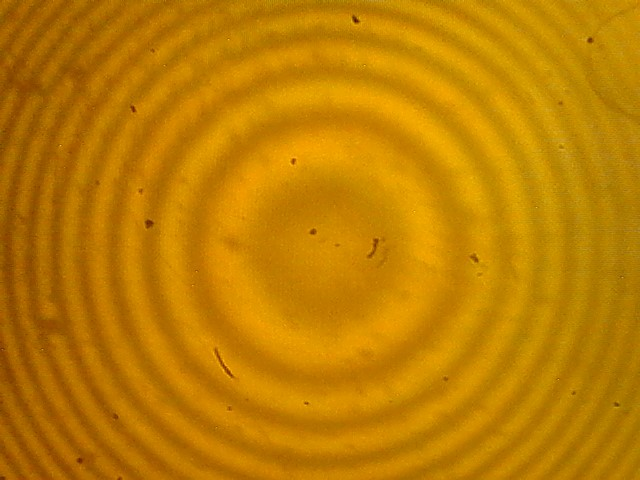
#> input picture OpenCV/AnillosDeNewton/Distancia focal- 5cm hasta el vidrio- 3,5 hasta el objeto.jpg, 640 x 480 px
$ python ValoresPorLinea.py
#> lines starting #> are read from the running program, lines starting #| are printed output that depends on the picture; after the words box and inside, x2 and y2 are one past the last pixel; in counts of white or black regions, pixels touching at a corner belong together
import cv2 as cv
import numpy as np
import matplotlib.pylab as plt

# Defino colores en BGR nomas por simpleza despues
BLUE = (255,0,0)
GREEN = (0,255,0)
RED = (0,0,255)

fname = "./AnillosDeNewton/Distancia focal- 5cm hasta el vidrio- 3,5 hasta el objeto.jpg"

img = cv.imread(fname)
#> img is the input picture: shape (480, 640, 3); mean B, G, R 1.6, 126.2, 190.5
gray = cv.cvtColor(img, cv.COLOR_BGR2GRAY)
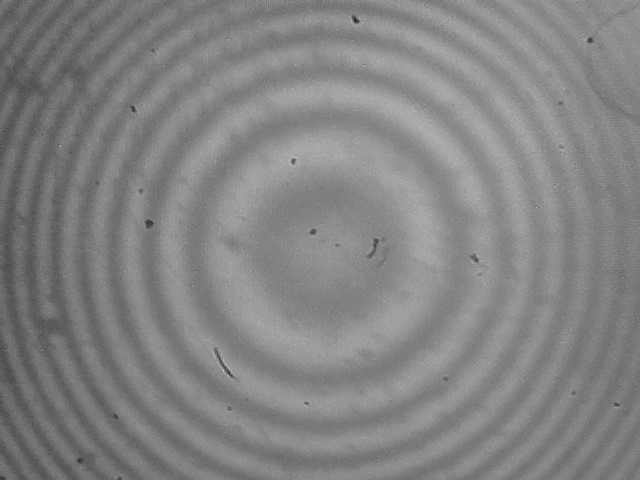
#> gray: shape (480, 640); min 32, max 202, mean 131.2

gray_eq = cv.equalizeHist(gray)
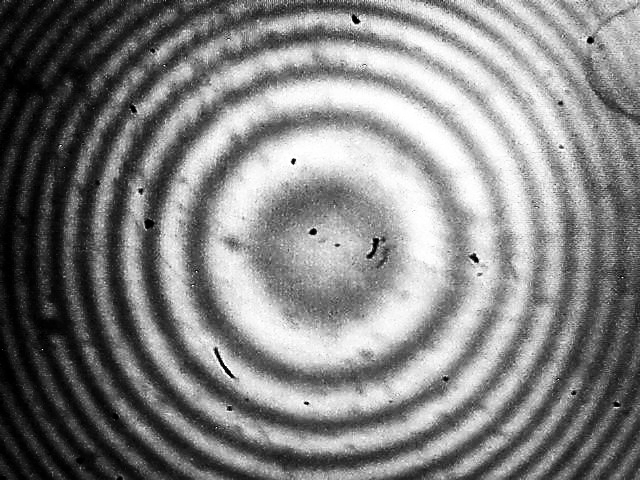
#> gray_eq: shape (480, 640); min 0, max 255, mean 129.7
gray_blurred = cv.GaussianBlur(gray_eq, (5,5), 0)

height, width = img.shape[:2]
#> height = 480; width = 640
print(height)
#| 480
print(width)
#| 640

start_point = (int(width / 2), int(height/2))
#> start_point = (320, 240)
end_point   = (550, 0)

cv.circle(gray_blurred, start_point, 10, RED, 2)
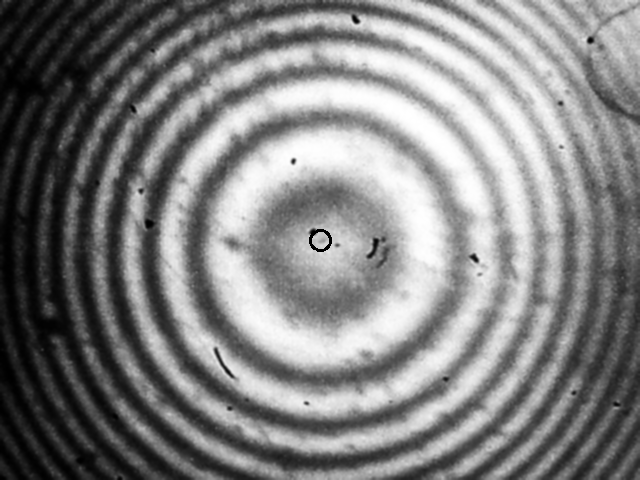
#> gray_blurred: shape (480, 640); min 0, max 255, mean 129.6
cv.circle(gray_blurred, end_point, 10, RED, 2)
#> gray_blurred: shape (480, 640); 0.03% of pixels changed, all inside (x1, y1, x2, y2) = (539, 0, 562, 12)

def get_intensities(img, start, end):

#> called with start = (320, 240), end = (550, 0)
    line_points = []

    # cv.line(img, start, end, GREEN, 2)

    lenx = end[0] - start[0]
#> lenx = 230
    leny = end[1] - start[1]
#> leny = -240
    lendiag = int(round(np.sqrt(lenx**2 + leny**2)))
#> lendiag = 332

    for i in range(lendiag):
        x = int(start[0] + lenx * (i/lendiag))
        y = int(start[1] + leny * (i/lendiag))
        line_points.append((x,y))

    intensities = [img[(y, x)] for x,y in line_points]
#> intensities = 332 values, max 254 at index 149, min 0 at index 9, mean 193.8

    return intensities, line_points

intensidades, line_point = get_intensities(gray_blurred, start_point, end_point)
#> intensidades has the same summary as intensities in get_intensities; line_point = 332 pairs, first value 320 to 549, second value 0 to 240

print("Valores de intensidad a lo largo de la línea: \n", intensidades)
#> (printed output is left out)

print('\n\n\n', gray_blurred[(0,549)])
#|  200

cv.imshow("", gray_blurred)
cv.waitKey(0)
cv.destroyAllWindows()

plt.figure()
plt.plot(
    range(len(intensidades)), intensidades
)
plt.show()
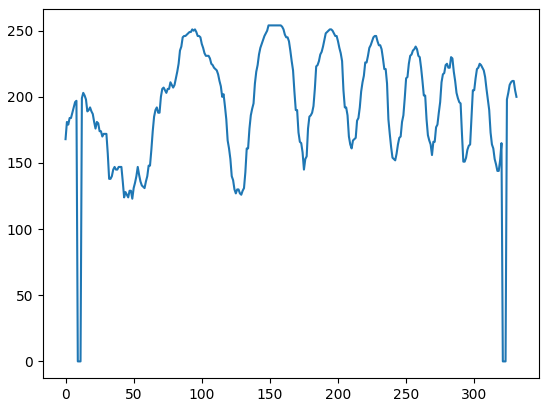
#> figure drawn by matplotlib, 1 panel; curve peaks at x = 149, y = 254

$ run again, with OpenCV/AnillosDeNewton/WIN_20241016_12_51_04_Pro.jpg copied over OpenCV/AnillosDeNewton/Distancia focal- 5cm hasta el vidrio- 3,5 hasta el objeto.jpg
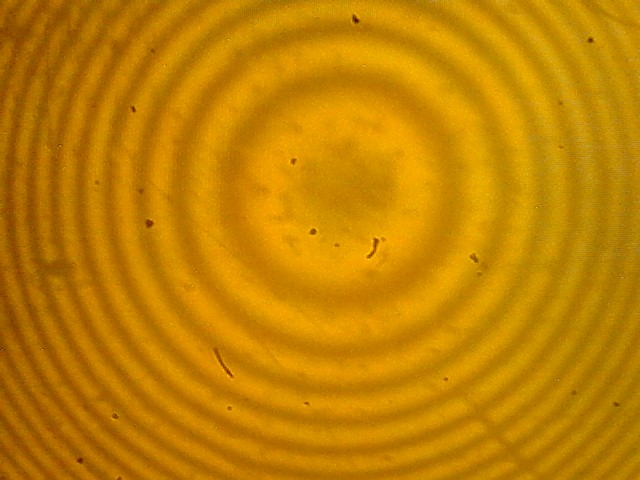
#> input picture OpenCV/AnillosDeNewton/WIN_20241016_12_51_04_Pro.jpg, 640 x 480 px
#> img is the input picture: shape (480, 640, 3); mean B, G, R 1.8, 129.6, 194.2
#| 480
#| 640
#> `cv.circle(gray_blurred, start_point, 10, RED, 2)`:
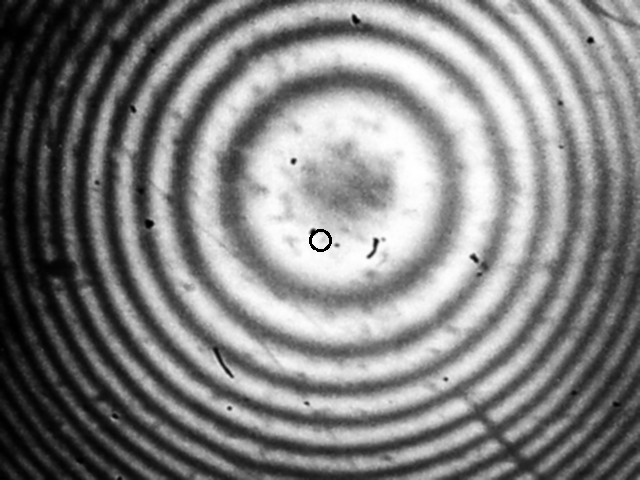
#> gray_blurred: shape (480, 640); min 0, max 255, mean 129.3
#> intensities = 332 values, max 253 at index 125, min 0 at index 9, mean 182.1
#> intensidades has the same summary as intensities in get_intensities; line_point = 332 pairs, first value 320 to 549, second value 0 to 240
#> (printed output is left out)
#|  144
#> `plt.show()`:
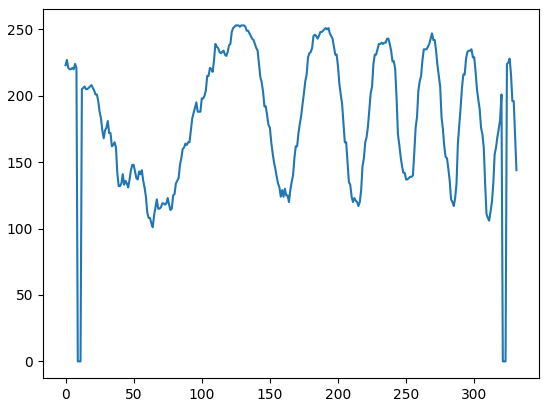
#> figure drawn by matplotlib, 1 panel; curve peaks at x = 125, y = 253
